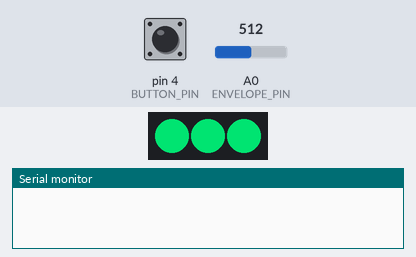
The program below on a simulated Arduino Nano Every. Shown: 3 RGB LEDs in strip order, left to right, the last lines printed to the serial monitor. The inputs (shaded band) are chosen by the test bench; at power-on: A0 (ENVELOPE_PIN) = 512, pin 4 (BUTTON_PIN) HIGH. Dim RGB values are drawn brighter than linear.

Above: at 1.2 s.
1.3 s: A0 (ENVELOPE_PIN) set to 0
At 2.9 s:
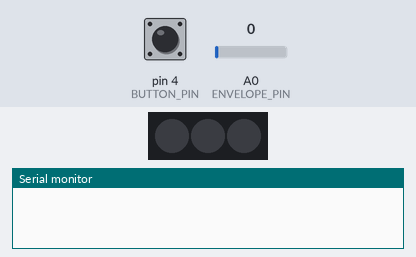
3.3 s: pin 4 (BUTTON_PIN) pulled LOW for 1 s
At 4.6 s:
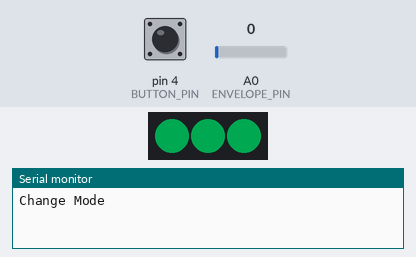
5.8 s: pin 4 (BUTTON_PIN) pulled LOW for 0.15 s
At 6.9 s:
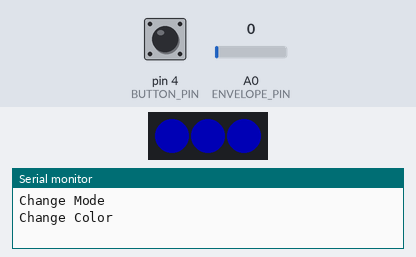
7.5 s: pin 4 (BUTTON_PIN) pulsed LOW 5 times (0.12 s each, 0.3 s apart)
At 9.9 s:
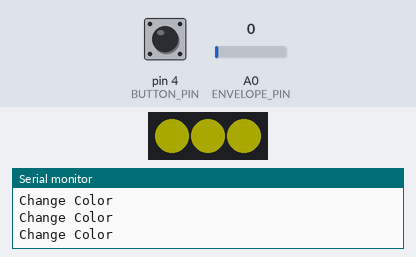
10.5 s: pin 4 (BUTTON_PIN) pulled LOW for 3.2 s
16.7 s: pin 4 (BUTTON_PIN) pulsed LOW 5 times (0.12 s each, 0.3 s apart)
At 18.05 s:
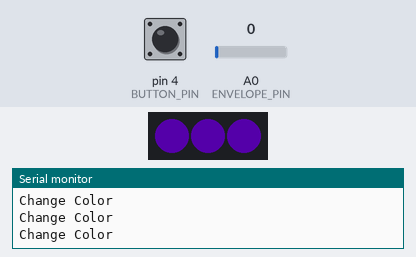
Timing chart, 0 to 21.9 s (numbered marks = the images above; inputs shaded):
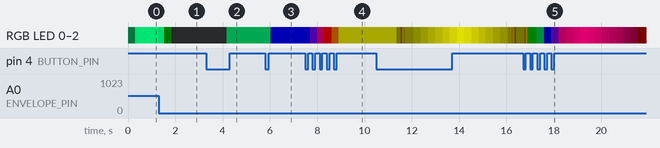

Measured:
- after the input at 1.3 s, RGB LED 0–2: RGB(0, 169, 84) → RGB(0, 137, 68) at once, → RGB(0, 2, 0) 0.23 s later, → RGB(0, 1, 0) 0.04 s later, → off 0.27 s later
- after the input at 3.3 s, RGB LED 0–2: off → RGB(0, 43, 21) after 0.87 s
- after the input at 5.8 s, RGB LED 0–2: RGB(0, 43, 21) → RGB(0, 0, 64) after 0.23 s
- after the input at 7.5 s, RGB LED 0–2: RGB(0, 0, 64) → RGB(21, 0, 43) after 0.19 s, → RGB(43, 0, 21) 0.31 s later, → RGB(64, 0, 0) 0.31 s later, → RGB(43, 21, 0) 0.31 s later, … (5 changes in this stretch)

The program:

main.cpp
```cpp
#include "main.h"

CRGB leds[NUM_LEDS];
int mode = 0;
int currentHue = HUE_INIT;
int fadeBrightness = 0;
int fadeDirection = STANDARD;
float smoothedValue = 0.0; // Exponential smoothing

OneButton btn = OneButton(
  BUTTON_PIN,  // Input pin for the button
  true,        // Button is active LOW
  true         // Enable internal pull-up resistor
);

void setup() {
  Serial.begin(9600);

  pinMode(ENVELOPE_PIN, INPUT);

  // Define the LED and put them to black
  FastLED.addLeds<NEOPIXEL,NEOPIXEL_PIN>(leds, NUM_LEDS);
  FastLED.setBrightness(BRIGHTNESS);
  for(int i = 0; i < NUM_LEDS; i++) {
    leds[i] = CRGB::Black;
  }

  // Put default HUE value
  currentHue = HUE_INIT;

  // Update the LED Strip
  FastLED.show();

  // Change the color when doing a simple click
  btn.attachClick([](){
    Serial.println("Change Color");
    currentHue += HUE_CHANGE;
    if(currentHue > 255)
      currentHue = 0;
  });

  // Perform a long press to change the mode
  btn.attachLongPressStart([]() {
    Serial.println("Change Mode");
    mode += 1;
  });
}

void solidMode(){
    for(int i = 0; i < NUM_LEDS; i++) {
    leds[i] = CHSV(currentHue, SATURATION, 255/2);
  }
}

void fadeMode(){
  if(fadeDirection == STANDARD){
    fadeBrightness++;
    if(fadeBrightness > BRIGHTNESS)
      fadeDirection = REVERSE;
  }

  if(fadeDirection == REVERSE){
    fadeBrightness--;
    if(fadeBrightness <= 0)
      fadeDirection = STANDARD;
  }
  for(int i = 0; i < NUM_LEDS; i++) {
    leds[i] = CHSV(currentHue, SATURATION, fadeBrightness);
  }
}

void soundMode(){
  // Read from sound sensor
  int analogVal = analogRead(ENVELOPE_PIN);

  if(analogVal > MAX_VAL)
    analogVal = MAX_VAL;

  if(analogVal < MIN_VAL)
    analogVal = MIN_VAL;

  // Convert the value from analog input to 0-BRIGHTNESS
  int val = map(analogVal, MIN_VAL, MAX_VAL, 0, BRIGHTNESS);

  // Apply exponential smoothing
  smoothedValue = ALPHA * val + (1.0 - ALPHA) * smoothedValue;

  for(int i = 0; i < NUM_LEDS; i++) {
    leds[i] = CHSV(currentHue, SATURATION, smoothedValue);
  }
}

void loop() {
  switch (mode) {
    case SOUND_MODE:
      soundMode();
      break;
    case SOLID_MODE:
      solidMode();
      break;
    case FADE_MODE:
      fadeMode();
      break;
    default:
      // Reset to first mode
      mode = 0;
      break;
  }

  // Update the LED Strip
  FastLED.show();

  // Refresh the button
  btn.tick();

  delay(10);
}
```

main.h
```cpp
#include <Arduino.h>
#include <FastLED.h>        // https://github.com/FastLED/FastLED
#include <OneButton.h>

FASTLED_USING_NAMESPACE

// Input / Output
#define BUTTON_PIN 4
#define NEOPIXEL_PIN 6
#define ENVELOPE_PIN A0 // Envelope Pin of the Sparkfun Sound Detector Module

// Application constants
#define NUM_LEDS 3
#define BRIGHTNESS      255 // Min: 0, Max: 255
#define SATURATION      255 // Min: 0, Max: 255
#define MIN_VAL          10 // Min: 0, Max: 75
#define MAX_VAL         200 // Min: 75, Max: 750
#define HUE_INIT         HUE_AQUA // < 255
#define HUE_CHANGE       32 // < 255
#define ALPHA           0.1 // Smoothing factor (0 < alpha <= 1)

enum LedModes {
  SOUND_MODE = 0,
  SOLID_MODE = 1,
  FADE_MODE = 2,
};

enum FadeDirection {
  STANDARD = 0,
  REVERSE = 1,
};
```
